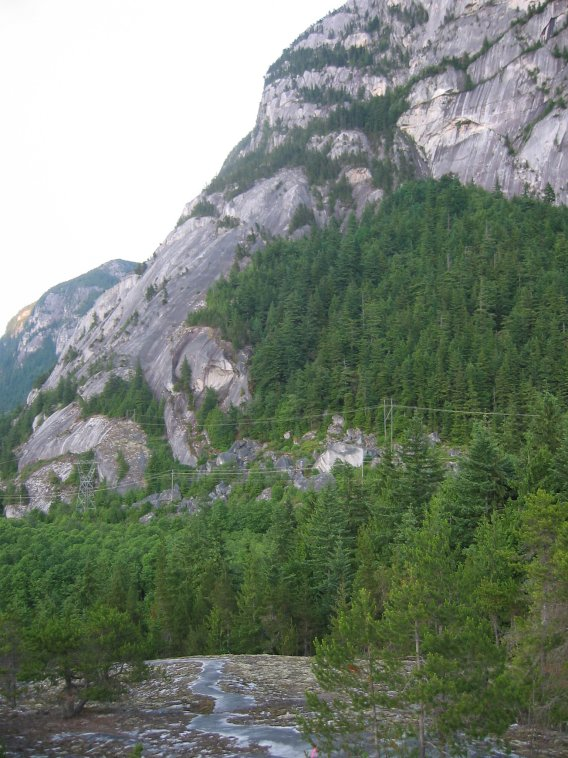
#> input picture samples/mountain/100-0023_img.jpg, 568 x 758 px
$ python stitch.py --first ../../samples/mountain/100-0023_img.jpg --second ../../samples/mountain/100-0024_img.jpg --output out.png
#> lines starting #> are read from the running program, lines starting #| are printed output that depends on the picture
### src/stitchers/stitcher.py
import logging

import cv2
import numpy as np


class Stitcher:
    def __init__(self):
        pass

    def detectAndDescribe(self, image):

        # detect and extract features from the image
        descriptor = cv2.SIFT_create()
        kps, features = descriptor.detectAndCompute(image, None)

        return (kps, features)

    def matchKeypoints(self, kpsA, kpsB, featuresA, featuresB, ratio, reprojThresh):
        # compute the raw matches and initialize the list of actual
        # matches
        matcher = cv2.DescriptorMatcher_create("BruteForce")
        rawMatches = matcher.knnMatch(featuresA, featuresB, 2)
        matches = []

        for m, n in rawMatches:
            # ensure the distance is within a certain ratio of each
            # other (i.e. Lowe's ratio test)
            if m.distance < n.distance * ratio:
                matches.append(m)

        # computing a homography requires at least 4 matches
        if len(matches) > 4:

            ptsA = np.float32([kpsA[match.queryIdx].pt for match in matches])
            ptsB = np.float32([kpsB[match.trainIdx].pt for match in matches])

            (H, status) = cv2.findHomography(ptsB, ptsA, cv2.RANSAC, reprojThresh)

            return (matches, H, status)

        return None

    def stitch(self, images, ratio=0.75, reprojThresh=4.0, showMatches=False):

        logging.info("Detecting and describing keypoints...")
        imageA, imageB = images
        kpsA, featuresA = self.detectAndDescribe(imageA)
        kpsB, featuresB = self.detectAndDescribe(imageB)

        logging.info("Matching features...")
        # match features between the two images
        M = self.matchKeypoints(kpsA, kpsB, featuresA, featuresB, ratio, reprojThresh)

        # if the match is None, then there aren't enough matched
        # keypoints to create a panorama
        if M is None:
            return None

        logging.info("Applying homography...")
        # otherwise, apply a perspective warp to stitch the images together
        matches, H, _ = M
        result = cv2.warpPerspective(
            imageB, H, (imageB.shape[1] + imageA.shape[1], imageB.shape[0])
        )
        result[0 : imageA.shape[0], 0 : imageA.shape[1]] = imageA

        if showMatches:
            logging.info("Building matches image...")
            img_matches = np.empty(
                (max(imageA.shape[0], imageB.shape[0]), imageA.shape[1] + imageB.shape[1], 3),
                dtype=np.uint8,
            )
            cv2.drawMatches(
                imageA,
                kpsA,
                imageB,
                kpsB,
                matches,
                img_matches,
                flags=cv2.DrawMatchesFlags_NOT_DRAW_SINGLE_POINTS,
            )

            return (result, img_matches)

        # return the stitched image
        return result

### src/scripts/stitch.py
import argparse

import cv2
import logging

from ..stitchers.stitcher import Stitcher

parser = argparse.ArgumentParser()
parser.add_argument("-f", "--first", required=True, help="path to the first image")
parser.add_argument("-s", "--second", required=True, help="path to the second image")
parser.add_argument("-o", "--output", type=str, required=True, help="path to the output image")
args = vars(parser.parse_args())

imageA = cv2.imread(args["first"])
#> imageA is the input picture: shape (758, 568, 3); mean B, G, R 116.1, 130, 119.3
imageB = cv2.imread(args["second"])
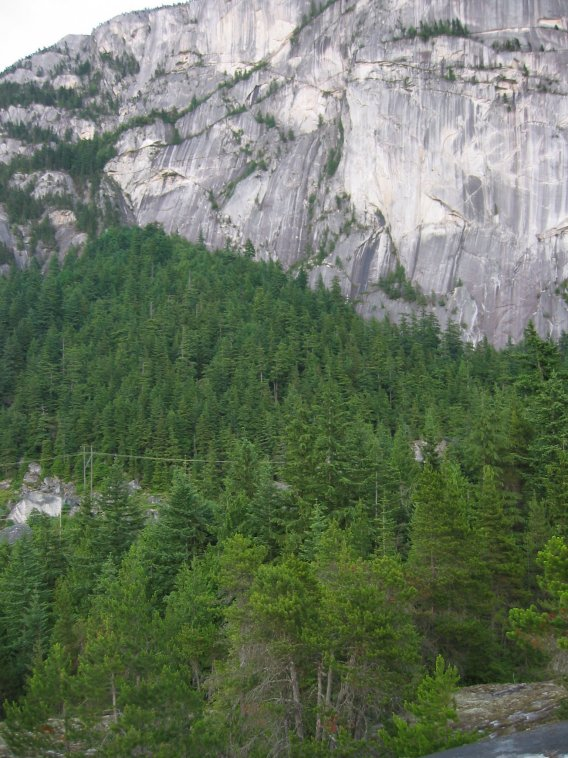
#> input picture samples/mountain/100-0024_img.jpg, 568 x 758 px
#> imageB is the input picture: shape (758, 568, 3); mean B, G, R 96.9, 117.4, 105.2
# imageA = imutils.resize(imageA, width=400)
# imageB = imutils.resize(imageB, width=400)

logging.basicConfig(level=logging.INFO)

stitcher = Stitcher()
result, matches_img = stitcher.stitch([imageA, imageB], showMatches=True)
#> in detectAndDescribe, `kps, features = descriptor.detectAndCompute(image, None)`: kps = 3223 keypoints; strongest (x, y, size): (263, 713, 1.9), (287, 436, 4), (378, 87, 12.3), (163, 736, 2.5)
#> in stitch, `kpsA, featuresA = self.detectAndDescribe(imageA)`: kpsA has the same summary as kps in detectAndDescribe
#> in detectAndDescribe (call 2), `kps, features = descriptor.detectAndCompute(image, None)`: kps = 3858 keypoints; strongest (x, y, size): (86, 131, 12.5), (556, 28, 2.9), (497, 88, 3.1), (70, 81, 10)
#> in stitch, `kpsB, featuresB = self.detectAndDescribe(imageB)`: kpsB has the same summary as kps in detectAndDescribe
#> in matchKeypoints, `rawMatches = matcher.knnMatch(featuresA, featuresB, 2)`: rawMatches = 3223 matches
#> after the loop in matchKeypoints, `for m, n in rawMatches:`: matches = 844 matches
#> in matchKeypoints, `ptsA = np.float32([kpsA[match.queryIdx].pt for match in matches])`: ptsA = 844 pairs, first value 56.7 to 563.6, second value 2.87 to 685.8
#> in matchKeypoints, `ptsB = np.float32([kpsB[match.trainIdx].pt for match in matches])`: ptsB = 844 pairs, first value 3.06 to 474, second value 8.9 to 747.5
#> in matchKeypoints, `(H, status) = cv2.findHomography(ptsB, ptsA, cv2.RANSAC, reprojThresh)`: H = [[0.816, 0.0386, 293.4], [-0.138, 0.982, -31.6], [-0.000347, 4.17e-05, 1]]; status = 844 values, max 1 at index 4, min 0 at index 0, mean 0.991
#> in stitch, `M = self.matchKeypoints(kpsA, kpsB, featuresA, featuresB, ratio, repro..`: M = 3 matches
#> in stitch, `matches, H, _ = M`: matches = 844 matches
#> in stitch, `result = cv2.warpPerspective( imageB, H, (imageB.shape[1] + imageA.sha..`:
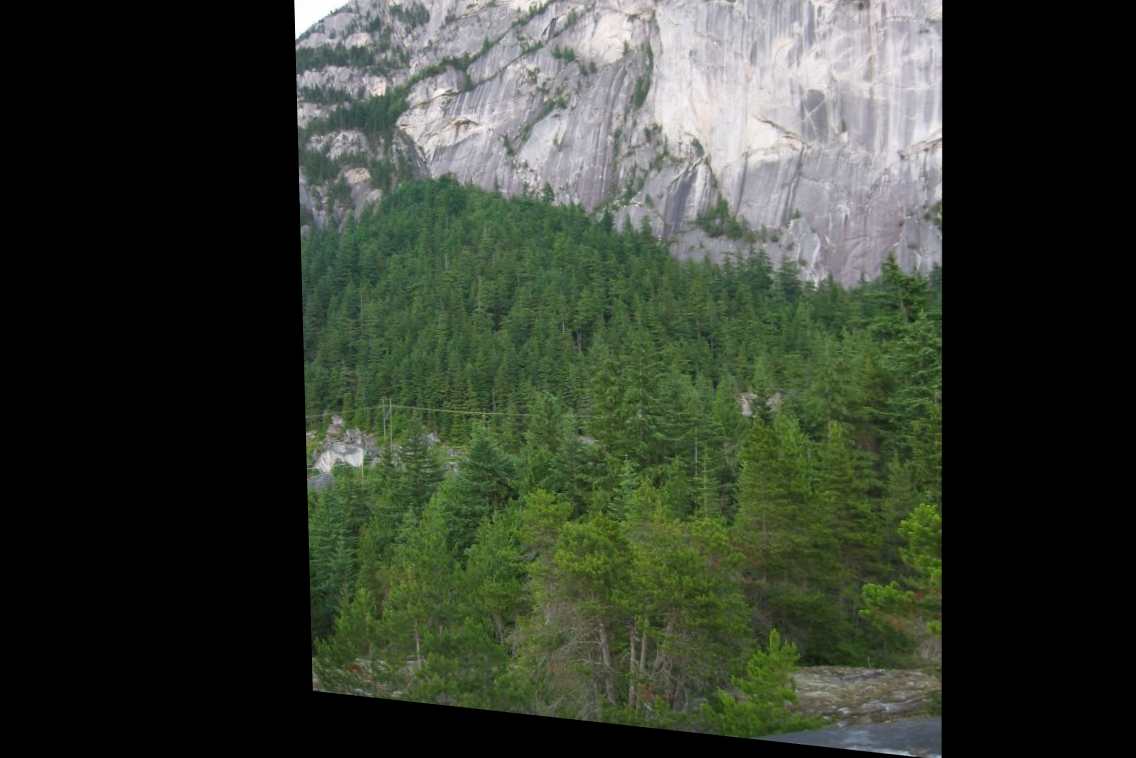
#> result: shape (758, 1136, 3); mean B, G, R 48.4, 60.5, 53.5
#> in stitch, `result[0 : imageA.shape[0], 0 : imageA.shape[1]] = imageA`:
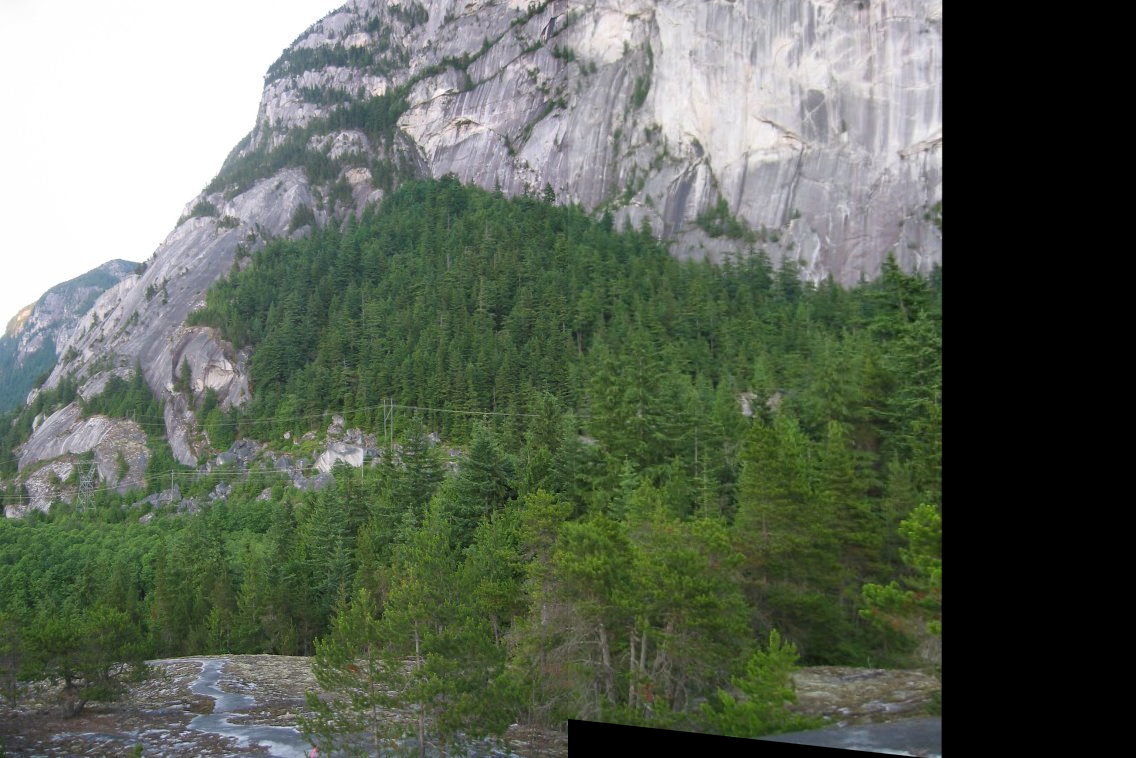
#> result: shape (758, 1136, 3); mean B, G, R 88.5, 102.4, 93.6
#> in stitch, `cv2.drawMatches( imageA, kpsA, imageB, kpsB, matches, img_matches, fla..`:
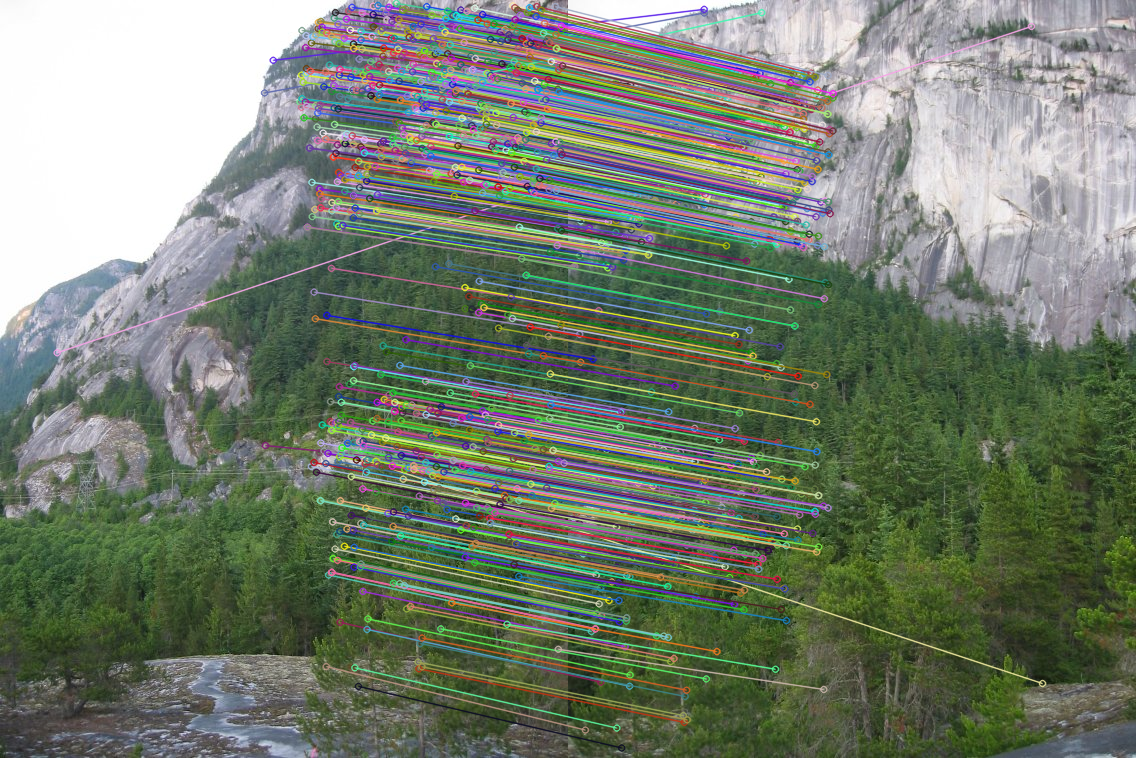
#> img_matches: shape (758, 1136, 3); mean B, G, R 110.5, 126.2, 116.3

cv2.imshow("Image A", imageA)
cv2.imshow("Image B", imageB)
cv2.imshow("Keypoint Matches", matches_img)
cv2.imshow("Result", result)
cv2.imwrite(args["output"], result)
cv2.waitKey(0)
